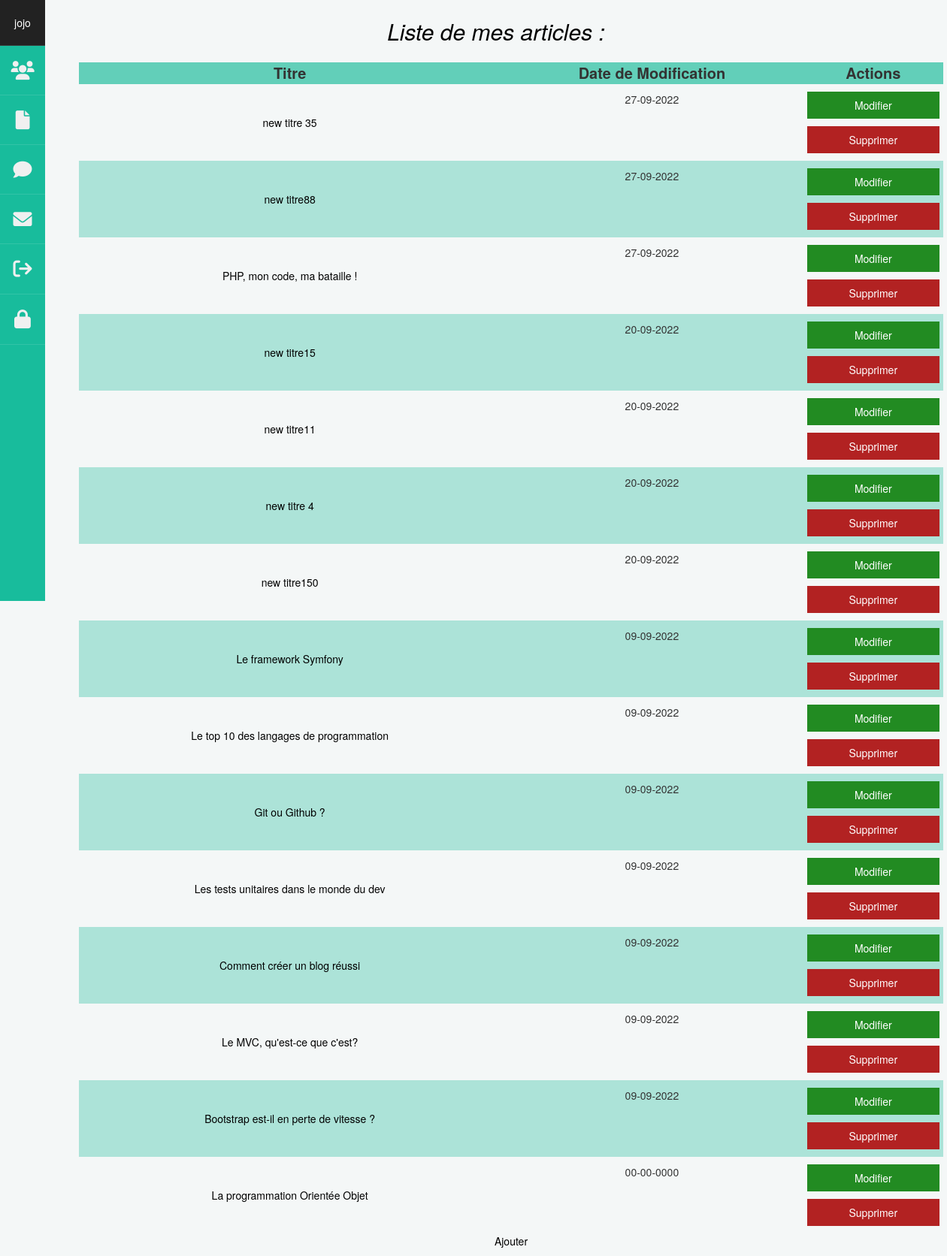
The page /listPosts (signed in) on the database its author committed.
### tables this page shows
CREATE TABLE `article` (
  `id` int(11) NOT NULL,
  `titre` varchar(100) NOT NULL,
  `chapo` varchar(255) NOT NULL,
  `contenu` mediumtext NOT NULL,
  `auteur` varchar(100) NOT NULL,
  `dateCreation` datetime NOT NULL DEFAULT current_timestamp(),
  `dateModif` datetime DEFAULT current_timestamp()
);

### src/Controllers/AdminController.php (called while the page is built, shortened)
<?php
class AdminController
{
     private $postManager;
     public function __construct(){
        $this->postManager = new \Blog\Models\PostManager();
        $this->postManager->loadingPosts();
    }
     public function displayListPost()
     {
        $posts = $this->postManager->getPosts();
         require 'src/Views/Admin/listPost.php';
     }
    }

### src/Models/PostManager.php (called while the page is built, shortened)
<?php
require_once 'src/Models/ClassPost.php';
class PostManager extends Manager
{
    private $posts;
    public function addPost($post)
    {
        $this->posts[] = $post;
    }
    public function getPosts()
    {
        return $this->posts;
    }
    public function loadingPosts()
    {
        $bdd = $this->dbConnect();
        $req = $bdd->prepare("SELECT *, DATE_FORMAT(dateModif, '%d-%m-%Y') AS dateModif FROM article ORDER BY dateModif DESC");
        $req->execute();
        $allPosts = $req->fetchAll(\PDO::FETCH_ASSOC);
    }
}

### src/Models/ClassPost.php (called while the page is built, shortened)
<?php
class Post extends Manager
{
    private int $id;
    private string $titre;
    private $dateModif;
    public function __construct(int $id, string $titre, string $chapo, string $contenu, string $auteur, string $dateCreation, $dateModif)
    {
        $this->id = $id;
        $this->titre = $titre;
        $this->dateModif = $dateModif;
    }
    public function getId()
    {
        return $this->id;
    }
    public function getTitre()
    {
        return $this->titre;
    }
    public function getDateModif()
    {
        return $this->dateModif;
    }
}

### src/Views/Admin/listPost.php (the view, shortened to what this page needs)
<section class="section-article-admin">
    <h1>Liste de mes articles :</h1>
    <div class="container text-center">
        <table class="page-list-admin">
            <thead>
                <tr>
                    <th>Titre</th>
                    <th class="display-creation">Date de Modification</th>
                    <th colspan="2">Actions</th>
                </tr>
            </thead>
            <?php for($i=0; $i < count($posts); $i++) :?>
                <tr>
                <td><a title="afficher l'article"
                        href="onePost&id=<?= $posts[$i]->getId(); ?>"><?= $posts[$i]->getTitre(); ?></a>
                </td>
                <td class="display-creation"><?= $posts[$i]->getDateModif(); ?></td>
                <td class="action-list-admin"><a
                        href="pageUpdatePost&id=<?= $posts[$i]->getId(); ?>" class="btn-action-admin">Modifier</a>
                    <a href="deletePost&id=<?= $posts[$i]->getId(); ?>"
                        class="delete btn-action-admin-red">Supprimer</a>
                </td>
            </tr>
            <?php endfor; ?>
        </table>
        <a href="#" class="btn-form">Ajouter</a>
    </div>
</section>
<?php require 'layoutsAdmin/template.php';

### Public/css/styleAdmin.css (style rules this page uses)
:root { --mainColor: #18BC9C; --mainLightColor: #62cfb9; --mainSuperLightColor: #ace3d8; --bodyColor: #f4f7f7; }
body { height: 100%; position: relative; background-color: var(--bodyColor); }
h1 { font-size: 1.5rem; margin: 2rem 0; text-align: center; }
a { text-decoration: none; color: black; }
a, a:hover, a:focus, a:active, a.active { outline: none; }
#main-dashboard-admin h1 { text-align: center; font-size: 3rem; padding: 5px; font-style: italic; color: black; }
.page-list-admin { width: 100%; border-collapse: collapse; text-align: center; }
.page-list-admin thead { background-color: var(--mainLightColor); font-size: 1.3rem; }
.page-list-admin td { padding: 1rem 0.5rem; }
.page-list-admin tr:nth-child(even) { background-color: var(--mainSuperLightColor); }
.display-creation { display: none; }
.section-article-admin { text-align: center; margin: 1rem; }
@media screen and (min-width: 768px) { .display-creation { display: block; } }

### rows shown on the page
article: titre "new titre 35", DateModif "27-09-2022"
article: titre "new titre88", DateModif "27-09-2022"
article: titre "PHP, mon code, ma bataille !", DateModif "27-09-2022"
article: titre "new titre15", DateModif "20-09-2022"
article: titre "new titre11", DateModif "20-09-2022"
article: titre "new titre 4", DateModif "20-09-2022"
article: titre "new titre150", DateModif "20-09-2022"
article: titre "Le framework Symfony", DateModif "09-09-2022"
article: titre "Le top 10 des langages de programmation", DateModif "09-09-2022"
article: titre "Git ou Github ?", DateModif "09-09-2022"
article: titre "Les tests unitaires dans le monde du dev", DateModif "09-09-2022"
article: titre "Comment créer un blog réussi", DateModif "09-09-2022"
article: titre "Le MVC, qu'est-ce que c'est?", DateModif "09-09-2022"
article: titre "Bootstrap est-il en perte de vitesse ?", DateModif "09-09-2022"
article: titre "La programmation Orientée Objet", DateModif "00-00-0000"

### other values the page prints
$_SESSION['pseudo'] "jojo"
